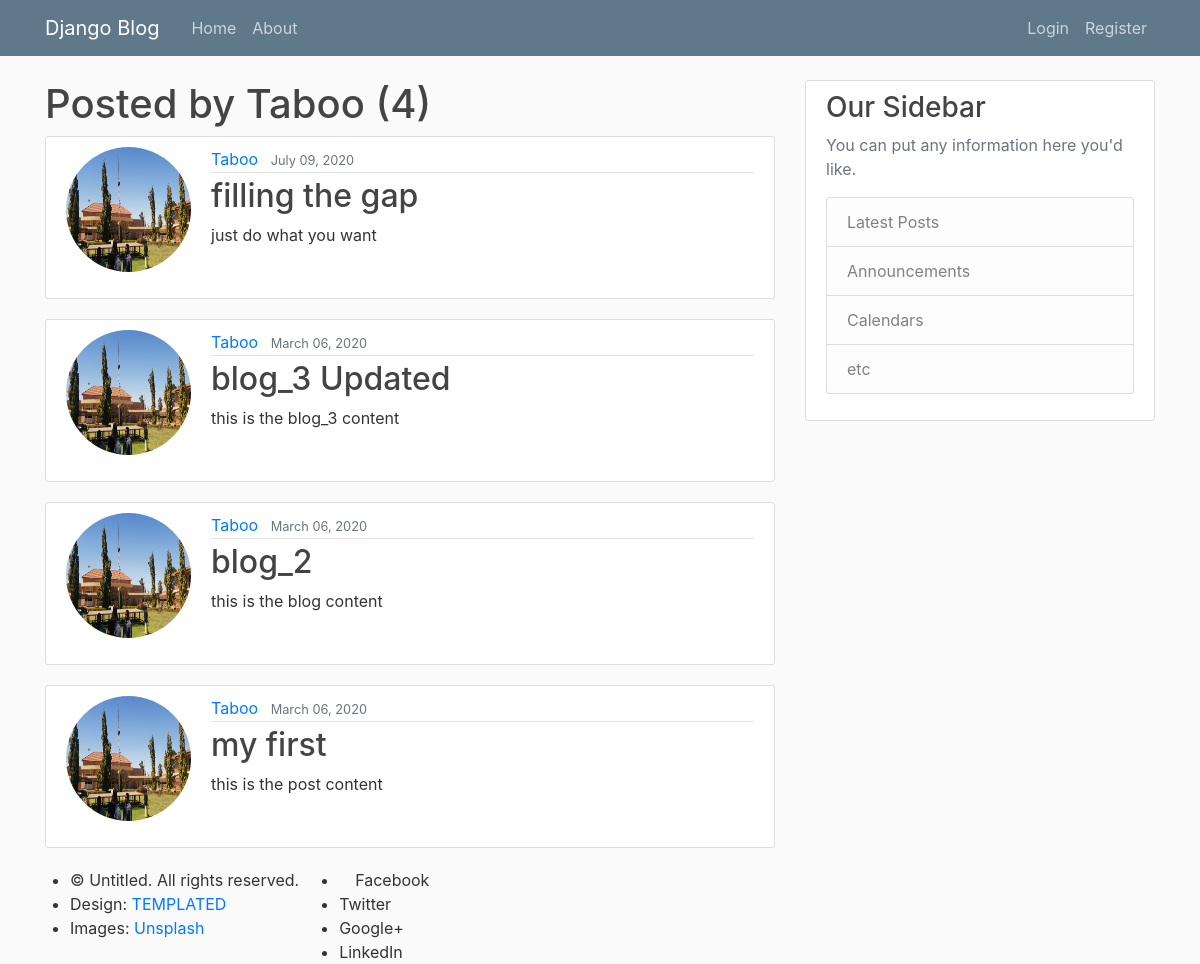
Page /user/Taboo on the committed database.
### blog/models.py (models this page shows, shortened)
class post(models.Model):
	title = models.CharField(max_length=100)
	content = models.TextField()
	date_posted = models.DateTimeField(default=timezone.now)
	author = models.ForeignKey(User, on_delete=models.CASCADE)

### users/models.py (models this page shows, shortened)
class Profile(models.Model):
    user = models.OneToOneField(User,on_delete=models.CASCADE)
    image = models.ImageField(default='default.jpg', upload_to='profile_pics')

### blog/views.py (the view)
# urls.py: path('user/<str:username>', UserListView.as_view(), name ='user-post'),
class UserListView(ListView):
	model = post
	template_name = 'blog/user_post.html' #<app>/<model>_<view type>.html
	context_object_name =  'posts'
	paginate_by = 5
	def get_queryset(self):
		user = get_object_or_404(User, username = self.kwargs.get('username'))
		return post.objects.filter(author=user).order_by('-date_posted')

### blog/templates/blog/user_post.html (shortened to what this page needs)
{% extends "blog/base.html" %}
{% block content %}
    <h1>Posted by {{view.kwargs.username}} ({{page_obj.paginator.count}})</h1>
	{% for post in posts %}
		<article class="media content-section">
      <img class="rounded-circle account-img" src="{{ post.author.profile.image.url }}">
      <div class="media-body">
        <div class="article-metadata">
          <a class="mr-2" href="{% url 'user-post' post.author.username %}">{{ post.author }}</a>
          <small class="text-muted">{{ post.date_posted|date:"F d, Y" }}</small>
        </div>
        <h2><a class="article-title" href="{% url 'post-detail' post.id %}">{{ post.title }}</a></h2>
        <p class="article-content">{{ post.content }}</p>
      </div>
    </article>
	{% endfor %}
{% endblock content %}

### blog/static/blog/base.css (style rules this page uses)
body { background: #fafafa; color: #333333; margin-top: 5rem; }
h1, h2, h3, h4, h5, h6 { color: #444444; }
.content-section { background: #ffffff; padding: 10px 20px; border: 1px solid #dddddd; border-radius: 3px; margin-bottom: 20px; }
.article-title { color: #444444; }
.article-content { white-space: pre-line; }
.article-metadata { padding-bottom: 1px; margin-bottom: 4px; border-bottom: 1px solid #e3e3e3 }
.account-img { height: 125px; width: 125px; margin-right: 20px; margin-bottom: 16px; }

### rows in the picture
post: author.profile.image (picture), author "Taboo", date_posted "July 09, 2020", title "filling the gap", content "just do what you want"
post: author.profile.image (picture), author "Taboo", date_posted "March 06, 2020", title "blog_3 Updated", content "this is the blog_3 content"
post: author.profile.image (picture), author "Taboo", date_posted "March 06, 2020", title "blog_2", content "this is the blog content"
post: author.profile.image (picture), author "Taboo", date_posted "March 06, 2020", title "my first", content "this is the post content"

### other values in the picture
{{ view.kwargs.username }} "Taboo"
{{ page_obj.paginator.count }} "4"
